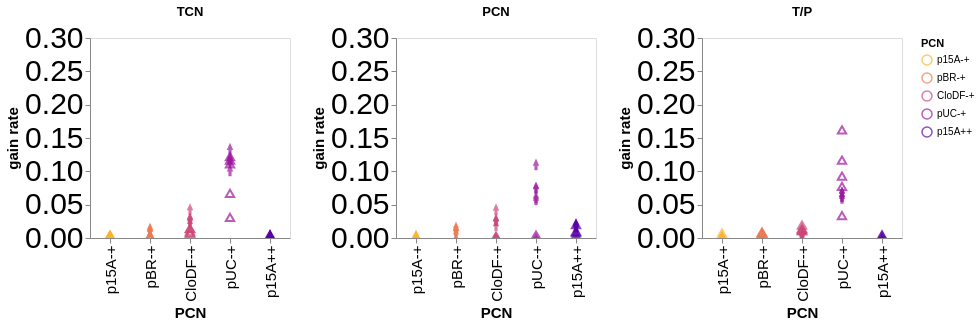

Notebook cell for this chart:
### Code cell
TCN_gain = alt.Chart(combined_scatter_gain_DF).mark_point(size=70).encode(
    alt.X("PCN", axis=alt.Axis(labelFontSize=15, titleFontSize=15, grid=False), title='PCN'),
    alt.Y("rate_of_gain_log(transposon copy)", scale=alt.Scale(domain=[0, 0.3]), axis=alt.Axis(labelFontSize=30, titleFontSize=15, grid=False), title='gain rate'),
    color=alt.Color('PCN').scale(scheme=colorScheme,reverse=True),
    shape=alt.Shape('Kan:O', legend=None, scale=alt.Scale(range=['arrow', 'triangle']))
).properties(
    title='TCN',
    width=200,
    height=200
)

PCN_gain = alt.Chart(combined_scatter_gain_DF).mark_point(size=70).encode(
    alt.X("PCN", axis=alt.Axis(labelFontSize=15, titleFontSize=15, grid=False), title='PCN'),
    alt.Y("rate_of_gain_log(plasmid copy)", scale=alt.Scale(domain=[0, 0.3]), axis=alt.Axis(labelFontSize=30, titleFontSize=15, grid=False), title='gain rate'),
    color=alt.Color('PCN').scale(scheme=colorScheme,reverse=True),
    shape=alt.Shape('Kan:O', legend=None, scale=alt.Scale(range=['arrow', 'triangle']))
).properties(
    title='PCN',
    width=200,
    height=200
)

Ratio_gain = alt.Chart(combined_scatter_gain_DF).mark_point(size=70).encode(
    alt.X("PCN", axis=alt.Axis(labelFontSize=15, titleFontSize=15, grid=False), title='PCN'),
    alt.Y("rate_of_gain_log(T/P)", scale=alt.Scale(domain=[0, 0.3]), axis=alt.Axis(labelFontSize=30, titleFontSize=15, grid=False), title='gain rate'),
    color=alt.Color('PCN').scale(scheme=colorScheme,reverse=True),
   shape=alt.Shape('Kan:O', legend=None, scale=alt.Scale(range=['arrow', 'triangle']))
).properties(
    title='T/P',
    width=200,
    height=200
)

Gain_combined_chart = TCN_gain | PCN_gain | Ratio_gain

Gain_combined_chart.interactive()

### Figure 1 — Vega-Lite specification as saved in the notebook (floating-point values rounded to 4 significant figures)
{"config": {"view": {"continuousWidth": 300, "continuousHeight": 300}}, "hconcat": [{"mark": {"type": "point", "size": 70}, "encoding": {"color": {"field": "PCN", "scale": {"scheme": "plasma", "reverse": true}, "sort": ["p15A-+", "pBR-+", "CloDF-+", "pUC-+", "p15A++"], "type": "ordinal"}, "shape": {"field": "Kan", "legend": null, "scale": {"range": ["arrow", "triangle"]}, "type": "ordinal"}, "x": {"axis": {"grid": false, "labelFontSize": 15, "titleFontSize": 15}, "field": "PCN", "sort": ["p15A-+", "pBR-+", "CloDF-+", "pUC-+", "p15A++"], "title": "PCN", "type": "ordinal"}, "y": {"axis": {"grid": false, "labelFontSize": 30, "titleFontSize": 15}, "field": "rate_of_gain_log(transposon copy)", "scale": {"domain": [0, 0.3]}, "title": "gain rate", "type": "quantitative"}}, "height": 200, "name": "view_4", "title": "TCN", "width": 200}, {"mark": {"type": "point", "size": 70}, "encoding": {"color": {"field": "PCN", "scale": {"scheme": "plasma", "reverse": true}, "sort": ["p15A-+", "pBR-+", "CloDF-+", "pUC-+", "p15A++"], "type": "ordinal"}, "shape": {"field": "Kan", "legend": null, "scale": {"range": ["arrow", "triangle"]}, "type": "ordinal"}, "x": {"axis": {"grid": false, "labelFontSize": 15, "titleFontSize": 15}, "field": "PCN", "sort": ["p15A-+", "pBR-+", "CloDF-+", "pUC-+", "p15A++"], "title": "PCN", "type": "ordinal"}, "y": {"axis": {"grid": false, "labelFontSize": 30, "titleFontSize": 15}, "field": "rate_of_gain_log(plasmid copy)", "scale": {"domain": [0, 0.3]}, "title": "gain rate", "type": "quantitative"}}, "height": 200, "name": "view_5", "title": "PCN", "width": 200}, {"mark": {"type": "point", "size": 70}, "encoding": {"color": {"field": "PCN", "scale": {"scheme": "plasma", "reverse": true}, "sort": ["p15A-+", "pBR-+", "CloDF-+", "pUC-+", "p15A++"], "type": "ordinal"}, "shape": {"field": "Kan", "legend": null, "scale": {"range": ["arrow", "triangle"]}, "type": "ordinal"}, "x": {"axis": {"grid": false, "labelFontSize": 15, "titleFontSize": 15}, "field": "PCN", "sort": ["p15A-+", "pBR-+", "CloDF-+", "pUC-+", "p15A++"], "title": "PCN", "type": "ordinal"}, "y": {"axis": {"grid": false, "labelFontSize": 30, "titleFontSize": 15}, "field": "rate_of_gain_log(T/P)", "scale": {"domain": [0, 0.3]}, "title": "gain rate", "type": "quantitative"}}, "height": 200, "name": "view_6", "title": "T/P", "width": 200}], "data": {"name": "data-5ac6072b3acf5dbd61957e91e71dbc6e"}, "params": [{"name": "param_8", "select": {"type": "interval", "encodings": ["x", "y"]}, "bind": "scales", "views": ["view_4", "view_5", "view_6"]}], "$schema": "https://vega.github.io/schema/vega-lite/v5.20.1.json", "datasets": {"data-5ac6072b3acf5dbd61957e91e71dbc6e": [{"PCN": "p15A-+", "ExpRep": "1", "rate_of_gain_log(transposon copy)": 0.00238, "rate_of_gain_log(plasmid copy)": -0.007844, "rate_of_gain_log(T/P)": -0.000664, "Kan": 1, "averagePCN": 17.22}, {"PCN": "p15A-+", "ExpRep": "2", "rate_of_gain_log(transposon copy)": 0.001527, "rate_of_gain_log(plasmid copy)": -0.0004495, "rate_of_gain_log(T/P)": -0.001152, "Kan": 1, "averagePCN": 17.22}, {"PCN": "p15A-+", "ExpRep": "3", "rate_of_gain_log(transposon copy)": 0.001636, "rate_of_gain_log(plasmid copy)": 0.001007, "rate_of_gain_log(T/P)": -0.001653, "Kan": 1, "averagePCN": 17.22}, {"PCN": "p15A-+", "ExpRep": "4", "rate_of_gain_log(transposon copy)": 0.001931, "rate_of_gain_log(plasmid copy)": -0.002216, "rate_of_gain_log(T/P)": -0.0004427, "Kan": 1, "averagePCN": 17.22}, {"PCN": "p15A-+", "ExpRep": "5", "rate_of_gain_log(transposon copy)": 0.001032, "rate_of_gain_log(plasmid copy)": -0.003811, "rate_of_gain_log(T/P)": 0.005676, "Kan": 1, "averagePCN": 17.22}, {"PCN": "pBR-+", "ExpRep": "1", "rate_of_gain_log(transposon copy)": 0.001637, "rate_of_gain_log(plasmid copy)": -0.005247, "rate_of_gain_log(T/P)": 0.006957, "Kan": 1, "averagePCN": 31.71}, {"PCN": "pBR-+", "ExpRep": "2", "rate_of_gain_log(transposon copy)": -0.001278, "rate_of_gain_log(plasmid copy)": -0.006927, "rate_of_gain_log(T/P)": 0.005527, "Kan": 1, "averagePCN": 31.71}, {"PCN": "pBR-+", "ExpRep": "3", "rate_of_gain_log(transposon copy)": -0.0005056, "rate_of_gain_log(plasmid copy)": -0.004435, "rate_of_gain_log(T/P)": 0.004006, "Kan": 1, "averagePCN": 31.71}, {"PCN": "pBR-+", "ExpRep": "4", "rate_of_gain_log(transposon copy)": -0.001827, "rate_of_gain_log(plasmid copy)": -0.007509, "rate_of_gain_log(T/P)": 0.005614, "Kan": 1, "averagePCN": 31.71}, {"PCN": "pBR-+", "ExpRep": "5", "rate_of_gain_log(transposon copy)": -3.479e-05, "rate_of_gain_log(plasmid copy)": -0.006242, "rate_of_gain_log(T/P)": 0.006209, "Kan": 1, "averagePCN": 31.71}, {"PCN": "CloDF-+", "ExpRep": "1", "rate_of_gain_log(transposon copy)": 0.01263, "rate_of_gain_log(plasmid copy)": 0.0009189, "rate_of_gain_log(T/P)": 0.01259, "Kan": 1, "averagePCN": 63.97}, {"PCN": "CloDF-+", "ExpRep": "2", "rate_of_gain_log(transposon copy)": 0.006337, "rate_of_gain_log(plasmid copy)": -0.002941, "rate_of_gain_log(T/P)": 0.009601, "Kan": 1, "averagePCN": 63.97}, {"PCN": "CloDF-+", "ExpRep": "3", "rate_of_gain_log(transposon copy)": 0.01226, "rate_of_gain_log(plasmid copy)": -0.004608, "rate_of_gain_log(T/P)": 0.01761, "Kan": 1, "averagePCN": 63.97}, {"PCN": "CloDF-+", "ExpRep": "4", "rate_of_gain_log(transposon copy)": 0.005297, "rate_of_gain_log(plasmid copy)": -0.005267, "rate_of_gain_log(T/P)": 0.01114, "Kan": 1, "averagePCN": 63.97}, {"PCN": "CloDF-+", "ExpRep": "5", "rate_of_gain_log(transposon copy)": 0.008385, "rate_of_gain_log(plasmid copy)": 0.0001382, "rate_of_gain_log(T/P)": 0.009033, "Kan": 1, "averagePCN": 63.97}, {"PCN": "pUC-+", "ExpRep": "1", "rate_of_gain_log(transposon copy)": 0.06519, "rate_of_gain_log(plasmid copy)": -0.004988, "rate_of_gain_log(T/P)": 0.09099, "Kan": 1, "averagePCN": 662.9}, {"PCN": "pUC-+", "ExpRep": "2", "rate_of_gain_log(transposon copy)": 0.1203, "rate_of_gain_log(plasmid copy)": -0.008966, "rate_of_gain_log(T/P)": 0.1605, "Kan": 1, "averagePCN": 662.9}, {"PCN": "pUC-+", "ExpRep": "3", "rate_of_gain_log(transposon copy)": 0.1093, "rate_of_gain_log(plasmid copy)": -0.02239, "rate_of_gain_log(T/P)": 0.1151, "Kan": 1, "averagePCN": 662.9}, {"PCN": "pUC-+", "ExpRep": "4", "rate_of_gain_log(transposon copy)": 0.02896, "rate_of_gain_log(plasmid copy)": -0.001934, "rate_of_gain_log(T/P)": 0.03175, "Kan": 1, "averagePCN": 662.9}, {"PCN": "pUC-+", "ExpRep": "5", "rate_of_gain_log(transposon copy)": 0.1149, "rate_of_gain_log(plasmid copy)": 0.002565, "rate_of_gain_log(T/P)": 0.07578, "Kan": 1, "averagePCN": 662.9}, {"PCN": "p15A++", "ExpRep": "1", "rate_of_gain_log(transposon copy)": -0.001404, "rate_of_gain_log(plasmid copy)": -0.004255, "rate_of_gain_log(T/P)": 0.001329, "Kan": 1, "averagePCN": 18.81}, {"PCN": "p15A++", "ExpRep": "2", "rate_of_gain_log(transposon copy)": 0.001131, "rate_of_gain_log(plasmid copy)": 0.001842, "rate_of_gain_log(T/P)": 0.002716, "Kan": 1, "averagePCN": 18.81}, {"PCN": "p15A++", "ExpRep": "3", "rate_of_gain_log(transposon copy)": 0.001619, "rate_of_gain_log(plasmid copy)": 0.008278, "rate_of_gain_log(T/P)": -0.001932, "Kan": 1, "averagePCN": 18.81}, {"PCN": "p15A++", "ExpRep": "4", "rate_of_gain_log(transposon copy)": 0.003163, "rate_of_gain_log(plasmid copy)": 0.01824, "rate_of_gain_log(T/P)": -0.008818, "Kan": 1, "averagePCN": 18.81}, {"PCN": "p15A++", "ExpRep": "5", "rate_of_gain_log(transposon copy)": 0.0001174, "rate_of_gain_log(plasmid copy)": 0.006115, "rate_of_gain_log(T/P)": -0.004699, "Kan": 1, "averagePCN": 18.81}, {"PCN": "p15A-+", "ExpRep": "1", "rate_of_gain_log(transposon copy)": 0.0005797, "rate_of_gain_log(plasmid copy)": 0.0006469, "rate_of_gain_log(T/P)": -0.005264, "Kan": 0, "averagePCN": 17.22}, {"PCN": "p15A-+", "ExpRep": "2", "rate_of_gain_log(transposon copy)": 0.0002062, "rate_of_gain_log(plasmid copy)": 0.001285, "rate_of_gain_log(T/P)": -0.004844, "Kan": 0, "averagePCN": 17.22}, {"PCN": "p15A-+", "ExpRep": "3", "rate_of_gain_log(transposon copy)": -0.0004546, "rate_of_gain_log(plasmid copy)": -0.001344, "rate_of_gain_log(T/P)": 0.001901, "Kan": 0, "averagePCN": 17.22}, {"PCN": "p15A-+", "ExpRep": "4", "rate_of_gain_log(transposon copy)": -0.0003568, "rate_of_gain_log(plasmid copy)": -0.0006851, "rate_of_gain_log(T/P)": 0.0005324, "Kan": 0, "averagePCN": 17.22}, {"PCN": "p15A-+", "ExpRep": "5", "rate_of_gain_log(transposon copy)": -0.0001719, "rate_of_gain_log(plasmid copy)": 0.002965, "rate_of_gain_log(T/P)": -0.003235, "Kan": 0, "averagePCN": 17.22}, {"PCN": "pBR-+", "ExpRep": "1", "rate_of_gain_log(transposon copy)": 0.01131, "rate_of_gain_log(plasmid copy)": 0.01218, "rate_of_gain_log(T/P)": -0.0003748, "Kan": 0, "averagePCN": 31.71}, {"PCN": "pBR-+", "ExpRep": "2", "rate_of_gain_log(transposon copy)": 0.003755, "rate_of_gain_log(plasmid copy)": 0.00582, "rate_of_gain_log(T/P)": -0.001882, "Kan": 0, "averagePCN": 31.71}, {"PCN": "pBR-+", "ExpRep": "3", "rate_of_gain_log(transposon copy)": 0.01332, "rate_of_gain_log(plasmid copy)": 0.01527, "rate_of_gain_log(T/P)": -0.001394, "Kan": 0, "averagePCN": 31.71}, {"PCN": "pBR-+", "ExpRep": "4", "rate_of_gain_log(transposon copy)": 0.01043, "rate_of_gain_log(plasmid copy)": 0.01095, "rate_of_gain_log(T/P)": -0.0001084, "Kan": 0, "averagePCN": 31.71}, {"PCN": "pBR-+", "ExpRep": "5", "rate_of_gain_log(transposon copy)": 0.01009, "rate_of_gain_log(plasmid copy)": 0.01093, "rate_of_gain_log(T/P)": -0.0003909, "Kan": 0, "averagePCN": 31.71}, {"PCN": "CloDF-+", "ExpRep": "1", "rate_of_gain_log(transposon copy)": 0.04227, "rate_of_gain_log(plasmid copy)": 0.04186, "rate_of_gain_log(T/P)": 0.003936, "Kan": 0, "averagePCN": 63.97}, {"PCN": "CloDF-+", "ExpRep": "2", "rate_of_gain_log(transposon copy)": 0.02587, "rate_of_gain_log(plasmid copy)": 0.02632, "rate_of_gain_log(T/P)": 0.001354, "Kan": 0, "averagePCN": 63.97}, {"PCN": "CloDF-+", "ExpRep": "3", "rate_of_gain_log(transposon copy)": 0.02829, "rate_of_gain_log(plasmid copy)": 0.02544, "rate_of_gain_log(T/P)": 0.004737, "Kan": 0, "averagePCN": 63.97}, {"PCN": "CloDF-+", "ExpRep": "4", "rate_of_gain_log(transposon copy)": 0.02158, "rate_of_gain_log(plasmid copy)": 0.01844, "rate_of_gain_log(T/P)": 0.005137, "Kan": 0, "averagePCN": 63.97}, {"PCN": "CloDF-+", "ExpRep": "5", "rate_of_gain_log(transposon copy)": 0.02815, "rate_of_gain_log(plasmid copy)": 0.02568, "rate_of_gain_log(T/P)": 0.005221, "Kan": 0, "averagePCN": 63.97}, {"PCN": "pUC-+", "ExpRep": "1", "rate_of_gain_log(transposon copy)": 0.1158, "rate_of_gain_log(plasmid copy)": 0.06007, "rate_of_gain_log(T/P)": 0.06792, "Kan": 0, "averagePCN": 662.9}, {"PCN": "pUC-+", "ExpRep": "2", "rate_of_gain_log(transposon copy)": 0.1006, "rate_of_gain_log(plasmid copy)": 0.05676, "rate_of_gain_log(T/P)": 0.062, "Kan": 0, "averagePCN": 662.9}, {"PCN": "pUC-+", "ExpRep": "3", "rate_of_gain_log(transposon copy)": 0.1191, "rate_of_gain_log(plasmid copy)": 0.07387, "rate_of_gain_log(T/P)": 0.06728, "Kan": 0, "averagePCN": 662.9}, {"PCN": "pUC-+", "ExpRep": "4", "rate_of_gain_log(transposon copy)": 0.1329, "rate_of_gain_log(plasmid copy)": 0.1092, "rate_of_gain_log(T/P)": 0.0622, "Kan": 0, "averagePCN": 662.9}, {"PCN": "pUC-+", "ExpRep": "5", "rate_of_gain_log(transposon copy)": 0.1133, "rate_of_gain_log(plasmid copy)": 0.07501, "rate_of_gain_log(T/P)": 0.05924, "Kan": 0, "averagePCN": 662.9}, {"PCN": "p15A++", "ExpRep": "1", "rate_of_gain_log(transposon copy)": 0.002655, "rate_of_gain_log(plasmid copy)": 0.01603, "rate_of_gain_log(T/P)": -0.009745, "Kan": 0, "averagePCN": 18.81}, {"PCN": "p15A++", "ExpRep": "2", "rate_of_gain_log(transposon copy)": 0.003018, "rate_of_gain_log(plasmid copy)": 0.009989, "rate_of_gain_log(T/P)": -0.002914, "Kan": 0, "averagePCN": 18.81}, {"PCN": "p15A++", "ExpRep": "3", "rate_of_gain_log(transposon copy)": 0.001642, "rate_of_gain_log(plasmid copy)": 0.02011, "rate_of_gain_log(T/P)": -0.0159, "Kan": 0, "averagePCN": 18.81}, {"PCN": "p15A++", "ExpRep": "4", "rate_of_gain_log(transposon copy)": 0.001164, "rate_of_gain_log(plasmid copy)": 0.01732, "rate_of_gain_log(T/P)": -0.0152, "Kan": 0, "averagePCN": 18.81}, {"PCN": "p15A++", "ExpRep": "5", "rate_of_gain_log(transposon copy)": 0.002409, "rate_of_gain_log(plasmid copy)": 0.01897, "rate_of_gain_log(T/P)": -0.0134, "Kan": 0, "averagePCN": 18.81}]}}
